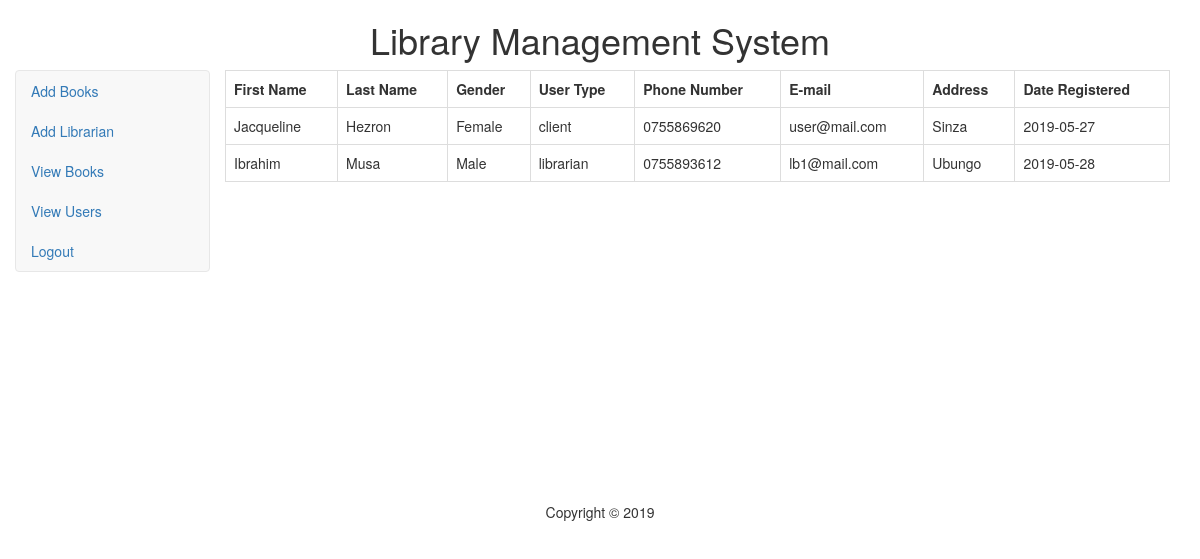
The app's page /lms/admin/viewusers.php (signed in) with its own data.
### tables this page shows
CREATE TABLE `users` (
  `U_ID` varchar(20) NOT NULL,
  `F_name` varchar(20) NOT NULL,
  `L_name` varchar(20) NOT NULL,
  `Gender` varchar(10) NOT NULL,
  `Email` varchar(30) NOT NULL,
  `Phone` varchar(15) NOT NULL,
  `Address` varchar(100) NOT NULL,
  `User_type` varchar(10) DEFAULT NULL,
  `Password` varchar(50) DEFAULT NULL,
  `date_registered` date DEFAULT NULL
);

### lms/admin/viewusers.php (the view, shortened to what this page needs)
<?php
	include("config.php");
	$query = "select * from users";
	$result = mysqli_query($connection, $query);
?>
<!DOCTYPE html>
<html>
	<head>
		<link rel="stylesheet" href="css/bootstrap.min.css">
		<link rel="stylesheet" href="css/style.css">
	</head>
	<body>
		<div class="container">
			<div class="row">
				<div class="col-md-12">
					<h1 class="text">Library Management System</h1>
				</div>
			</div>
			<div class="row">
				<div class="col-md-2">
					<div class="navbar navbar-default row">
						<ul class="nav navbar-bar">
							<li><a href="addbooks.php">Add Books</a></li>
							<li><a href="addlibrarian.php">Add Librarian</a></li>
							<li><a href="viewbooks.php">View Books</a></li>
							<li><a href="viewusers.php">View Users</a></li>
							<li><a href="logout.php">Logout</a></li>
						</ul>
				</div>
			</div>
				<div class="col-md-10">
						<div class="table-responsive">
					<table class="table table-bordered table-hover">
						<tr>
							<th>First Name</th>
							<th>Last Name</th>
							<th>Gender</th>
							<th>User Type</th>
							<th>Phone Number</th>
							<th>E-mail</th>
							<th>Address</th>
							<th>Date Registered</th>
						</tr>
						<?php
						while($row = mysqli_fetch_assoc($result)){
						?>
						<tr>
							<td><?php echo $row["F_name"]; ?></td>
							<td><?php echo $row["L_name"]; ?></td>
							<td><?php echo $row["Gender"]; ?></td>
							<td><?php echo $row["User_type"]; ?></td>
							<td><?php echo $row["Phone"]; ?></td>
							<td><?php echo $row["Email"]; ?></td>
							<td><?php echo $row["Address"]; ?></td>
							<td><?php echo $row["date_registered"]; ?></td>
						</tr>
						<?php
						}
						?>
					</table>
					</div>
				</div>
			</div>
			<div class="row">
				<div class="col-md-12">
					<p class="txt6">Copyright &copy 2019</p>
				</div>
			</div>
		</div>
	</body>
</html>

### lms/css/style.css (style rules this page uses)
.text { text-align: center; }
.txt6 { text-align: center; margin-top: 210px; }

### records on screen
users: F_name "Jacqueline", L_name "Hezron", Gender "Female", User_type "client", Phone "0755869620", Email "user@mail.com", Address "Sinza", date_registered "2019-05-27"
users: F_name "Ibrahim", L_name "Musa", Gender "Male", User_type "librarian", Phone "0755893612", Email "lb1@mail.com", Address "Ubungo", date_registered "2019-05-28"
